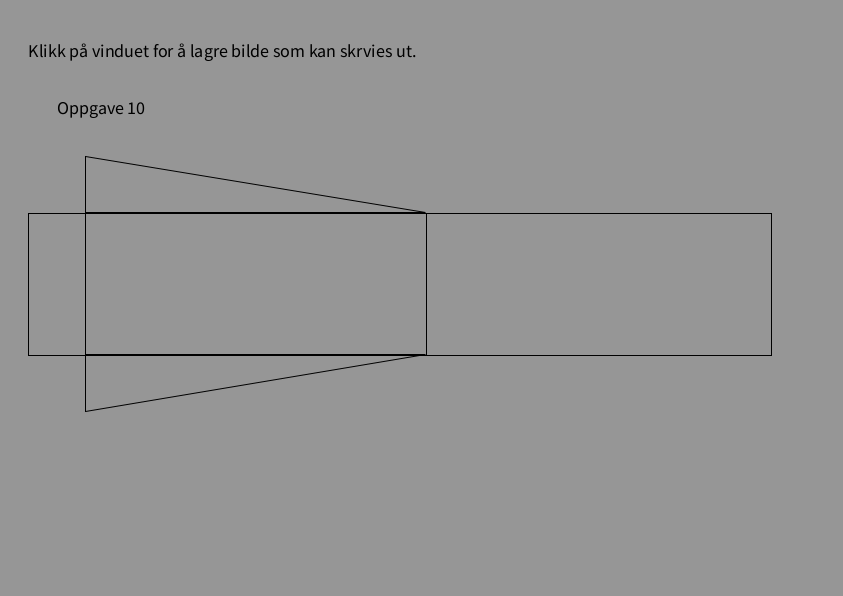
Frame 1 (no input)
Frame 60 (the mouse pressed at the canvas centre just before this capture): identical to frame 1, image omitted
Frame 120 (the mouse held since frame 60 and released just before this capture): identical to frame 1, image omitted

The Processing sketch that drew this single still picture (run headless with seeded random() and noise(); from frame 60 on, the mouse is pressed at the canvas centre):

// Processing sketch: oppgave10_formelsnu_trekantet_prisme
// ── oppgave10_formelsnu_trekantet_prisme.pde
float sfactor;
float brukerAreal, brukerVolum;
String filnavn = "oppgave10.png";
int i = 0;
final float svarVolum = 60; // Ordet "final" betyr at det er en konstant.
void lagA4()
{
  sfactor=28.4;
  scale(sfactor,sfactor);
  strokeWeight(1/sfactor);
  background(150);
}

float regnVolum(float areal, float prismeHoyde)
{
  float volum = areal * prismeHoyde;
  return volum;
}

float regnAreal(float grunnlinje, float trekantHoyde)
{
  float areal = (grunnlinje*trekantHoyde)/2;
  return areal;
}

void setup()
{
  //size(596,843);
  size(843,596);
}
void draw()
{
  lagA4();
  translate(1,1);
  textSize(18/sfactor);
  fill(0);
  textAlign(LEFT);
  text("Klikk på vinduet for å lagre bilde som kan skrvies ut.",0,1);
  translate(0,2);
  text("Oppgave 10",1,1);
  translate(0,2.5);
  noFill();
  oppgave10();
  if(i == 0){
    if(brukerVolum == svarVolum)
    {
      println("Korrekt! Volumet er på " + svarVolum + " cm3");
    }
    else{
      println("Svaret " + brukerVolum + " er feil. Endre på koden i mittsvar for å endre størrelsen på trekanten eller høyden på prismen");
    }
    i++;
  }
}


void mouseClicked()
{
  try{
    save(filnavn);
    println("Bildet lagret som " + filnavn);
  }
  catch(Exception e)
  {
    println("Kunne ikke lagre bildet: " + e.getMessage());
  }
}
// ── mittsvar.pde
float g = 12, th = 2; // g = grunnlinje, th = trekanthøyde
void oppgave10()
{
  brukerAreal = regnAreal(g,th);
  float ph = svarVolum/brukerAreal;
  brukerVolum = regnVolum(brukerAreal, ph);
  tegn(g, th, ph);
  
}
void tegn(float grunnlinje, float trekantHoyde, float prismeHoyde)
{
  translate(trekantHoyde,0);
  triangle(0,0, 0, trekantHoyde, grunnlinje, trekantHoyde);
  translate(-trekantHoyde,trekantHoyde);
  rect(0,0, trekantHoyde, prismeHoyde);
  translate(trekantHoyde,0);
  rect(0,0, grunnlinje, prismeHoyde);
  translate(grunnlinje,0);
  rect(0,0,sqrt((grunnlinje*grunnlinje)+(trekantHoyde*trekantHoyde)),prismeHoyde);
  translate(-grunnlinje,prismeHoyde);
  triangle(0,0, 0, trekantHoyde, grunnlinje, 0);
}
